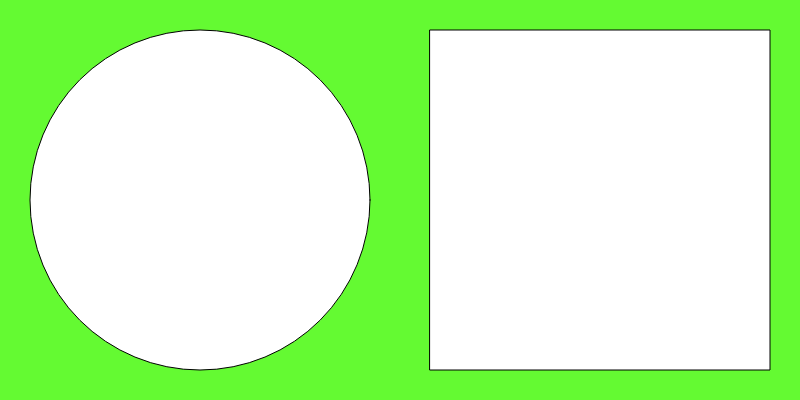
Frame 1 (no input)
Frame 60 (no input): identical to frame 1, image omitted
Frame 120 (the mouse pressed at the canvas centre since frame 60): identical to frame 1, image omitted

The p5.js sketch that drew this single still picture (run headless with seeded random() and noise() and a simulated clock; from frame 60 on, the mouse is pressed at the canvas centre):

// p5.js sketch
// ── sketch.js
function setup() {
    createCanvas(800, 400);
  }
  
  function draw() { 
      background(100,250,50);
      square(430,30,340);
      circle(200,200,340);
  }
